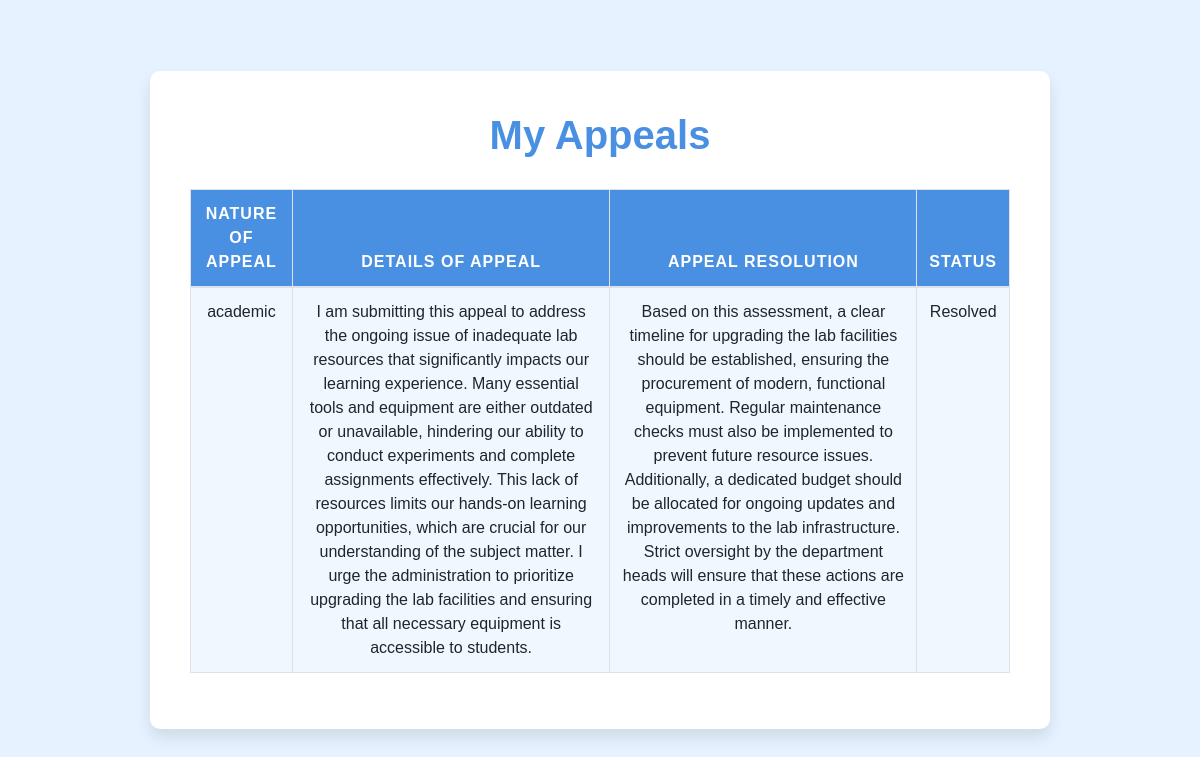
The page /myappeals/ (signed in) on the database its author committed.
### accounts/models.py (models this page shows, shortened)
class Appeal(models.Model):
    NATURE_OF_APPEAL_CHOICES = [
        ('administrative', 'Administrative'),
        ('academic', 'Academic'),
        ('student_support', 'Student Support'),
        ('others', 'Others'),
    ]
    owner=models.ForeignKey(Registers,related_name='appeals',on_delete=models.CASCADE,null=True)
    nature_of_appeal = models.CharField(max_length=20, choices=NATURE_OF_APPEAL_CHOICES)
    details_of_appeal = models.TextField()
    proposed_action = models.TextField()
    supporting_documents = models.FileField(upload_to='appeals/documents/', null=True, blank=True)
    signature = models.FileField(upload_to='appeals/signatures/', null=True, blank=True)
    appealresolution = models.TextField(null=True, blank=True)  # New field to store the resolution

### accounts/views.py (the view)
# urls.py: path('myappeals/', views.my_appeals, name='my_appeals'),
def my_appeals(request):
    ow=request.session.get('user_id')
    person=Registers.objects.get(id=ow)
    appeals = Appeal.objects.filter(owner=person)
    return render(request, 'myappeals.html', {'appeals': appeals})

### template/myappeals.html (shortened to what this page needs)
<!DOCTYPE html>
<html lang="en">
<head>
    {% load static %}
    <link rel="stylesheet" href="{% static 'css/bootstrap.min.css' %}">
</head>
<body>
    <div class="container">
        <h1>My Appeals</h1>
        <div class="table-container">
            <table class="table table-bordered">
                <thead>
                    <tr>
                        <th>Nature of Appeal</th>
                        <th>Details of Appeal</th>
                        <th>Appeal Resolution</th>
                        <th>Status</th>
                    </tr>
                </thead>
                <tbody>
                    {% for appeal in appeals %}
                    <tr>
                        <td>{{ appeal.nature_of_appeal }}</td>
                        <td>{{ appeal.details_of_appeal }}</td>
                        <td>{{ appeal.appealresolution }}</td>
                        <td>
                            {% if appeal.appealresolution %}
                                Resolved
                            {% else %}
                                Unresolved
                            {% endif %}
                        </td>
                    </tr>
                    {% endfor %}
                </tbody>
            </table>
        </div>
    </div>
</body>
</html>

### template/myappeals.html (style rules this page uses)
body { background-color: #e6f2ff; font-family: 'Arial', sans-serif; display: flex; justify-content: center; align-items: center; height: 100vh; margin: 0; }
.container { background-color: #ffffff; padding: 40px; border-radius: 10px; box-shadow: 0 8px 16px rgba(0, 0, 0, 0.1); max-width: 900px; text-align: center; width: 100%; }
h1 { color: #4a90e2; font-weight: bold; margin-bottom: 30px; }
table { width: 100%; border-collapse: collapse; }
thead { background-color: #4a90e2; color: white; }
th, td { padding: 15px; text-align: center; border: 1px solid #ddd; }
th { text-transform: uppercase; letter-spacing: 1px; font-weight: bold; }
td { background-color: #f0f8ff; }

### rows shown on the page
Appeal: nature_of_appeal "academic", details_of_appeal "I am submitting this appeal to address the ongoing issue of inadequate lab resources that significantly impacts our learning experience. Many essential tools and equipment are either outdated or unavailable, hindering our ability to conduct experiments and complete assignments effectively. This lack of resources limits our hands-on learning opportunities, which are crucial for our understanding of the subject matter. I urge the administration to prioritize upgrading the lab facilities and ensuring that all necessary equipment is accessible to students.", appealresolution "Based on this assessment, a clear timeline for upgrading the lab facilities should be established, ensuring the procurement of modern, functional equipment. Regular maintenance checks must also be implemented to prevent future resource issues. Additionally, a dedicated budget should be allocated for ongoing updates and improvements to the lab infrastructure. Strict oversight by the department heads will ensure that these actions are completed in a timely and effective manner.", shows "Resolved"
